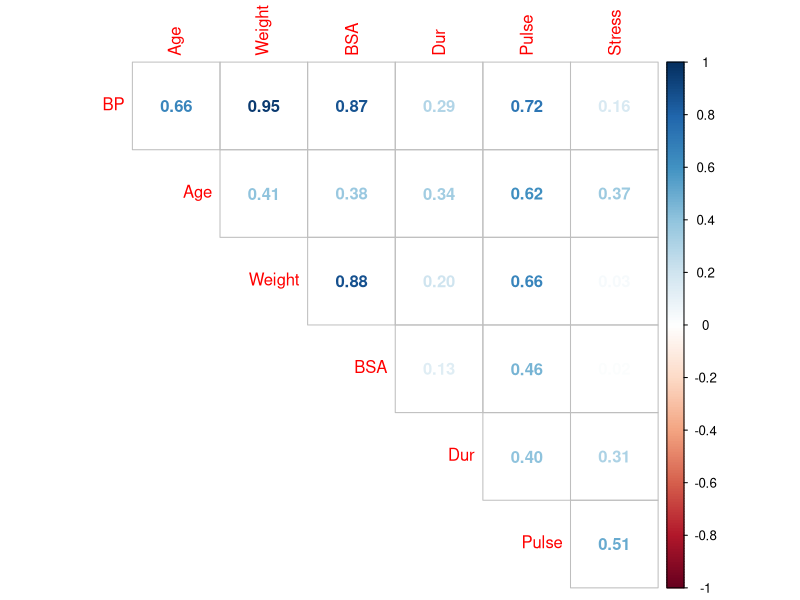
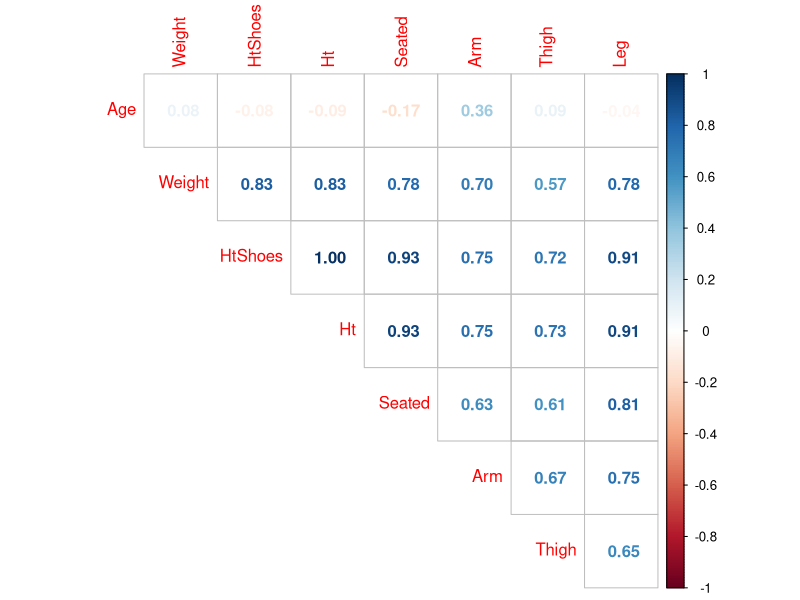

R code for these plots, in order:
## ---- chunk 1
knitr::opts_chunk$set(echo = TRUE, warning = FALSE, message = FALSE)
## ---- chunk 2
library(tidyverse)
d <- read_csv("data/TermLife.csv")
d1 <- d[d$FACE>0, ]
modelMLR <- lm(FACE ~ EDUCATION+NUMHH+INCOME, data=d1)
summary(modelMLR)
## ---- chunk 3
predict(modelMLR, list(EDUCATION = 14, NUMHH =2, INCOME = 54000))
predict(modelMLR, list(EDUCATION = c(14, 20), NUMHH = c(2, 4), INCOME = c(54000, 32000)))
predict(modelMLR, list(EDUCATION = 14, NUMHH =2, INCOME = 54000), interval = 'confidence', level = 0.95)
## ---- chunk 4
modelMLR <- lm(FACE ~ EDUCATION+NUMHH+INCOME + factor(ETHNICITY), data=d1)
summary(modelMLR)
predict(modelMLR, list(EDUCATION = 14, NUMHH =2, INCOME = 54000, ETHNICITY=1))
## ---- chunk 5
fullmodel <- lm(FACE ~ EDUCATION+NUMHH+INCOME, data=d1)
redmodel <- lm(FACE ~ EDUCATION+NUMHH, data=d1)

anova(redmodel,fullmodel)
## ---- chunk 6
modelMLR <- lm(log(FACE) ~ NUMHH+log(INCOME) + factor(ETHNICITY), data=d1)
summary(modelMLR)
## ---- chunk 7
modelMLR <- lm(log(FACE) ~ EDUCATION + NUMHH+log(INCOME) + factor(ETHNICITY), data=d1)
summary(modelMLR)
## ---- chunk 8

modelMLR <- lm(log(FACE) ~ EDUCATION + NUMHH+log(INCOME) + factor(ETHNICITY) + EDUCATION*NUMHH*ETHNICITY, data=d1)
summary(modelMLR)
## ---- chunk 9
modelMLR <- lm(log(FACE) ~ poly(log(INCOME), 2), data=d1)
summary(modelMLR)
## ---- chunk 10
library(tidyverse)
library(corrplot)
library(car)  

bloodpress <- read_csv("data/bloodpress.csv")

model <- lm(BP ~ Age +  Weight + BSA  +    Dur +  Pulse +  Stress, data=bloodpress)
summary(model)

# Check for collinearity
vif(model)

## ---- chunk 11
# Check the correlation
corrplot(cor(bloodpress[, -1]), method = "number", type = "upper", diag = FALSE)
## ---- chunk 12
model <- lm(BP ~ Age +  Weight + BSA +    Dur  +  Stress, data=bloodpress)

summary(model)

# Check for collinearity
vif(model)
## ---- chunk 13
model <- lm(BP ~ Age +  Weight + Dur +  Pulse +  Stress, data=bloodpress)

summary(model)

# Check for collinearity
vif(model)
## ---- chunk 14
library(tidyverse)
d <- read_csv('data/frees/HospitalCosts.csv')
## ---- chunk 15
model = lm(TOTCHG~AGE +LOS, data = d)
summary(model)
## ---- chunk 16
predict(model, list(AGE = 13, LOS = 7))
## ---- chunk 17
summary(lm(TOTCHG~AGE + LOS + factor(GENDER), data = d))
predict(model, list(AGE = 13, LOS = 7, GENDER = 1))
## ---- chunk 18
reduced <- lm(TOTCHG~ LOS + factor(GENDER) + factor(RACE) , data = d)
full <- lm(TOTCHG~ LOS + factor(GENDER) + factor(RACE) + AGE + APRDRG, data = d)
anova(reduced, full)
## ---- chunk 19
full <- lm(log(TOTCHG)~ LOS + factor(GENDER) + factor(RACE) + AGE + APRDRG, data = d)
## ---- chunk 20
d1 <- read_csv('data/seatpos.csv')
corrplot(cor(d1[, -1]), method = "number", type = "upper", diag = FALSE)
m1 = lm(hipcenter~., data = d1)
vif(m1)
## ---- chunk 21
vif(m1)
m1 = lm(hipcenter~ Age   +  Weight +   HtShoes +      Seated +       Arm  +    Thigh  +      Leg , data = d1)
vif(m1)
m1 = lm(hipcenter~ Age   +  Weight +                  Seated +       Arm  +    Thigh  +      Leg , data = d1)
vif(m1)
